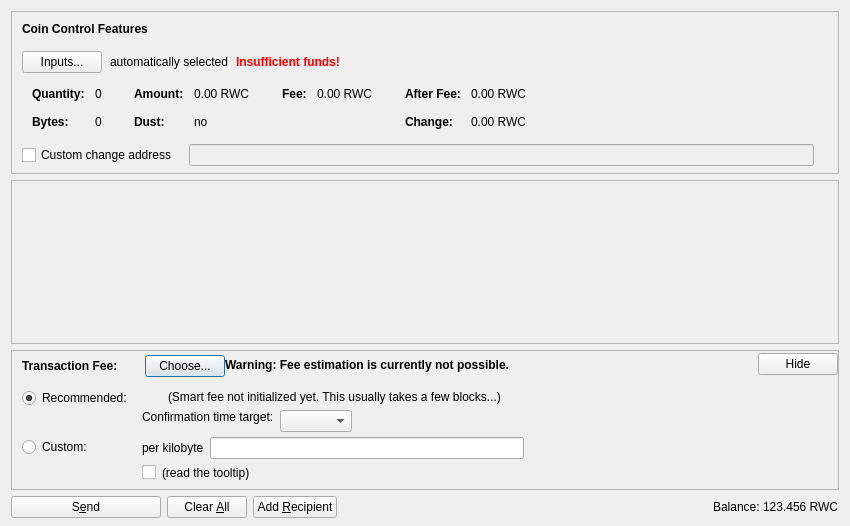
<?xml version="1.0" encoding="UTF-8"?>
<ui version="4.0">
 <class>SendCoinsDialog</class>
 <widget class="QDialog" name="SendCoinsDialog">
  <property name="geometry">
   <rect>
    <x>0</x>
    <y>0</y>
    <width>850</width>
    <height>526</height>
   </rect>
  </property>
  <property name="windowTitle">
   <string>Send Coins</string>
  </property>
  <layout class="QVBoxLayout" name="verticalLayout" stretch="0,1,0,0">
   <property name="bottomMargin">
    <number>8</number>
   </property>
   <item>
    <widget class="QFrame" name="frameCoinControl">
     <property name="sizePolicy">
      <sizepolicy hsizetype="Expanding" vsizetype="Expanding">
       <horstretch>0</horstretch>
       <verstretch>0</verstretch>
      </sizepolicy>
     </property>
     <property name="maximumSize">
      <size>
       <width>16777215</width>
       <height>16777215</height>
      </size>
     </property>
     <property name="frameShape">
      <enum>QFrame::StyledPanel</enum>
     </property>
     <property name="frameShadow">
      <enum>QFrame::Sunken</enum>
     </property>
     <layout class="QVBoxLayout" name="verticalLayoutCoinControl2">
      <property name="spacing">
       <number>0</number>
      </property>
      <property name="leftMargin">
       <number>0</number>
      </property>
      <property name="topMargin">
       <number>0</number>
      </property>
      <property name="rightMargin">
       <number>0</number>
      </property>
      <property name="bottomMargin">
       <number>6</number>
      </property>
      <item>
       <layout class="QVBoxLayout" name="verticalLayoutCoinControl" stretch="0,0,0,0,1">
        <property name="spacing">
         <number>0</number>
        </property>
        <property name="leftMargin">
         <number>10</number>
        </property>
        <property name="topMargin">
         <number>10</number>
        </property>
        <item>
         <layout class="QHBoxLayout" name="horizontalLayoutCoinControl1">
          <property name="bottomMargin">
           <number>15</number>
          </property>
          <item>
           <widget class="QLabel" name="labelCoinControlFeatures">
            <property name="sizePolicy">
             <sizepolicy hsizetype="Preferred" vsizetype="Maximum">
              <horstretch>0</horstretch>
              <verstretch>0</verstretch>
             </sizepolicy>
            </property>
            <property name="font">
             <font>
              <weight>75</weight>
              <bold>true</bold>
             </font>
            </property>
            <property name="styleSheet">
             <string notr="true">font-weight:bold;</string>
            </property>
            <property name="text">
             <string>Coin Control Features</string>
            </property>
           </widget>
          </item>
         </layout>
        </item>
        <item>
         <layout class="QHBoxLayout" name="horizontalLayoutCoinControl2" stretch="0,0,0,0">
          <property name="spacing">
           <number>8</number>
          </property>
          <property name="bottomMargin">
           <number>10</number>
          </property>
          <item>
           <widget class="QPushButton" name="pushButtonCoinControl">
            <property name="styleSheet">
             <string notr="true"/>
            </property>
            <property name="text">
             <string>Inputs...</string>
            </property>
            <property name="autoDefault">
             <bool>false</bool>
            </property>
           </widget>
          </item>
          <item>
           <widget class="QLabel" name="labelCoinControlAutomaticallySelected">
            <property name="text">
             <string>automatically selected</string>
            </property>
            <property name="margin">
             <number>5</number>
            </property>
           </widget>
          </item>
          <item>
           <widget class="QLabel" name="labelCoinControlInsuffFunds">
            <property name="font">
             <font>
              <weight>75</weight>
              <bold>true</bold>
             </font>
            </property>
            <property name="styleSheet">
             <string notr="true">color:red;font-weight:bold;</string>
            </property>
            <property name="text">
             <string>Insufficient funds!</string>
            </property>
            <property name="margin">
             <number>5</number>
            </property>
           </widget>
          </item>
          <item>
           <spacer name="horizontalSpacerCoinControl">
            <property name="orientation">
             <enum>Qt::Horizontal</enum>
            </property>
            <property name="sizeHint" stdset="0">
             <size>
              <width>40</width>
              <height>1</height>
             </size>
            </property>
           </spacer>
          </item>
         </layout>
        </item>
        <item>
         <widget class="QWidget" name="widgetCoinControl" native="true">
          <property name="sizePolicy">
           <sizepolicy hsizetype="Preferred" vsizetype="Preferred">
            <horstretch>0</horstretch>
            <verstretch>0</verstretch>
           </sizepolicy>
          </property>
          <property name="minimumSize">
           <size>
            <width>0</width>
            <height>0</height>
           </size>
          </property>
          <property name="styleSheet">
           <string notr="true"/>
          </property>
          <layout class="QHBoxLayout" name="horizontalLayoutCoinControl5">
           <property name="leftMargin">
            <number>0</number>
           </property>
           <property name="topMargin">
            <number>0</number>
           </property>
           <property name="rightMargin">
            <number>0</number>
           </property>
           <property name="bottomMargin">
            <number>0</number>
           </property>
           <item>
            <layout class="QHBoxLayout" name="horizontalLayoutCoinControl3" stretch="0,0,0,1">
             <property name="spacing">
              <number>20</number>
             </property>
             <property name="topMargin">
              <number>0</number>
             </property>
             <property name="bottomMargin">
              <number>10</number>
             </property>
             <item>
              <layout class="QFormLayout" name="formLayoutCoinControl1">
               <property name="horizontalSpacing">
                <number>10</number>
               </property>
               <property name="verticalSpacing">
                <number>14</number>
               </property>
               <property name="leftMargin">
                <number>10</number>
               </property>
               <property name="topMargin">
                <number>4</number>
               </property>
               <property name="rightMargin">
                <number>6</number>
               </property>
               <item row="0" column="0">
                <widget class="QLabel" name="labelCoinControlQuantityText">
                 <property name="font">
                  <font>
                   <weight>75</weight>
                   <bold>true</bold>
                  </font>
                 </property>
                 <property name="text">
                  <string>Quantity:</string>
                 </property>
                 <property name="margin">
                  <number>0</number>
                 </property>
                </widget>
               </item>
               <item row="0" column="1">
                <widget class="QLabel" name="labelCoinControlQuantity">
                 <property name="cursor">
                  <cursorShape>IBeamCursor</cursorShape>
                 </property>
                 <property name="contextMenuPolicy">
                  <enum>Qt::ActionsContextMenu</enum>
                 </property>
                 <property name="text">
                  <string notr="true">0</string>
                 </property>
                 <property name="margin">
                  <number>0</number>
                 </property>
                 <property name="textInteractionFlags">
                  <set>Qt::LinksAccessibleByMouse|Qt::TextSelectableByKeyboard|Qt::TextSelectableByMouse</set>
                 </property>
                </widget>
               </item>
               <item row="1" column="0">
                <widget class="QLabel" name="labelCoinControlBytesText">
                 <property name="font">
                  <font>
                   <weight>75</weight>
                   <bold>true</bold>
                  </font>
                 </property>
                 <property name="text">
                  <string>Bytes:</string>
                 </property>
                </widget>
               </item>
               <item row="1" column="1">
                <widget class="QLabel" name="labelCoinControlBytes">
                 <property name="cursor">
                  <cursorShape>IBeamCursor</cursorShape>
                 </property>
                 <property name="contextMenuPolicy">
                  <enum>Qt::ActionsContextMenu</enum>
                 </property>
                 <property name="text">
                  <string notr="true">0</string>
                 </property>
                 <property name="textInteractionFlags">
                  <set>Qt::LinksAccessibleByMouse|Qt::TextSelectableByKeyboard|Qt::TextSelectableByMouse</set>
                 </property>
                </widget>
               </item>
              </layout>
             </item>
             <item>
              <layout class="QFormLayout" name="formLayoutCoinControl2">
               <property name="horizontalSpacing">
                <number>10</number>
               </property>
               <property name="verticalSpacing">
                <number>14</number>
               </property>
               <property name="leftMargin">
                <number>6</number>
               </property>
               <property name="topMargin">
                <number>4</number>
               </property>
               <property name="rightMargin">
                <number>6</number>
               </property>
               <item row="0" column="0">
                <widget class="QLabel" name="labelCoinControlAmountText">
                 <property name="font">
                  <font>
                   <weight>75</weight>
                   <bold>true</bold>
                  </font>
                 </property>
                 <property name="text">
                  <string>Amount:</string>
                 </property>
                 <property name="margin">
                  <number>0</number>
                 </property>
                </widget>
               </item>
               <item row="0" column="1">
                <widget class="QLabel" name="labelCoinControlAmount">
                 <property name="cursor">
                  <cursorShape>IBeamCursor</cursorShape>
                 </property>
                 <property name="contextMenuPolicy">
                  <enum>Qt::ActionsContextMenu</enum>
                 </property>
                 <property name="text">
                  <string notr="true">0.00 RWC</string>
                 </property>
                 <property name="textInteractionFlags">
                  <set>Qt::LinksAccessibleByMouse|Qt::TextSelectableByKeyboard|Qt::TextSelectableByMouse</set>
                 </property>
                </widget>
               </item>
               <item row="1" column="0">
                <widget class="QLabel" name="labelCoinControlLowOutputText">
                 <property name="font">
                  <font>
                   <weight>75</weight>
                   <bold>true</bold>
                  </font>
                 </property>
                 <property name="text">
                  <string>Dust:</string>
                 </property>
                </widget>
               </item>
               <item row="1" column="1">
                <widget class="QLabel" name="labelCoinControlLowOutput">
                 <property name="cursor">
                  <cursorShape>IBeamCursor</cursorShape>
                 </property>
                 <property name="contextMenuPolicy">
                  <enum>Qt::ActionsContextMenu</enum>
                 </property>
                 <property name="text">
                  <string notr="true">no</string>
                 </property>
                 <property name="textInteractionFlags">
                  <set>Qt::LinksAccessibleByMouse|Qt::TextSelectableByKeyboard|Qt::TextSelectableByMouse</set>
                 </property>
                </widget>
               </item>
              </layout>
             </item>
             <item>
              <layout class="QFormLayout" name="formLayoutCoinControl3">
               <property name="horizontalSpacing">
                <number>10</number>
               </property>
               <property name="verticalSpacing">
                <number>14</number>
               </property>
               <property name="leftMargin">
                <number>6</number>
               </property>
               <property name="topMargin">
                <number>4</number>
               </property>
               <property name="rightMargin">
                <number>6</number>
               </property>
               <item row="0" column="0">
                <widget class="QLabel" name="labelCoinControlFeeText">
                 <property name="font">
                  <font>
                   <weight>75</weight>
                   <bold>true</bold>
                  </font>
                 </property>
                 <property name="text">
                  <string>Fee:</string>
                 </property>
                 <property name="margin">
                  <number>0</number>
                 </property>
                </widget>
               </item>
               <item row="0" column="1">
                <widget class="QLabel" name="labelCoinControlFee">
                 <property name="cursor">
                  <cursorShape>IBeamCursor</cursorShape>
                 </property>
                 <property name="contextMenuPolicy">
                  <enum>Qt::ActionsContextMenu</enum>
                 </property>
                 <property name="text">
                  <string notr="true">0.00 RWC</string>
                 </property>
                 <property name="textInteractionFlags">
                  <set>Qt::LinksAccessibleByMouse|Qt::TextSelectableByKeyboard|Qt::TextSelectableByMouse</set>
                 </property>
                </widget>
               </item>
              </layout>
             </item>
             <item>
              <layout class="QFormLayout" name="formLayoutCoinControl4">
               <property name="horizontalSpacing">
                <number>10</number>
               </property>
               <property name="verticalSpacing">
                <number>14</number>
               </property>
               <property name="leftMargin">
                <number>6</number>
               </property>
               <property name="topMargin">
                <number>4</number>
               </property>
               <property name="rightMargin">
                <number>6</number>
               </property>
               <item row="0" column="0">
                <widget class="QLabel" name="labelCoinControlAfterFeeText">
                 <property name="font">
                  <font>
                   <weight>75</weight>
                   <bold>true</bold>
                  </font>
                 </property>
                 <property name="text">
                  <string>After Fee:</string>
                 </property>
                 <property name="margin">
                  <number>0</number>
                 </property>
                </widget>
               </item>
               <item row="0" column="1">
                <widget class="QLabel" name="labelCoinControlAfterFee">
                 <property name="cursor">
                  <cursorShape>IBeamCursor</cursorShape>
                 </property>
                 <property name="contextMenuPolicy">
                  <enum>Qt::ActionsContextMenu</enum>
                 </property>
                 <property name="text">
                  <string notr="true">0.00 RWC</string>
                 </property>
                 <property name="textInteractionFlags">
                  <set>Qt::LinksAccessibleByMouse|Qt::TextSelectableByKeyboard|Qt::TextSelectableByMouse</set>
                 </property>
                </widget>
               </item>
               <item row="1" column="0">
                <widget class="QLabel" name="labelCoinControlChangeText">
                 <property name="font">
                  <font>
                   <weight>75</weight>
                   <bold>true</bold>
                  </font>
                 </property>
                 <property name="text">
                  <string>Change:</string>
                 </property>
                </widget>
               </item>
               <item row="1" column="1">
                <widget class="QLabel" name="labelCoinControlChange">
                 <property name="cursor">
                  <cursorShape>IBeamCursor</cursorShape>
                 </property>
                 <property name="contextMenuPolicy">
                  <enum>Qt::ActionsContextMenu</enum>
                 </property>
                 <property name="text">
                  <string notr="true">0.00 RWC</string>
                 </property>
                 <property name="textInteractionFlags">
                  <set>Qt::LinksAccessibleByMouse|Qt::TextSelectableByKeyboard|Qt::TextSelectableByMouse</set>
                 </property>
                </widget>
               </item>
              </layout>
             </item>
            </layout>
           </item>
          </layout>
         </widget>
        </item>
        <item>
         <layout class="QHBoxLayout" name="horizontalLayoutCoinControl4" stretch="0,0,0">
          <property name="spacing">
           <number>12</number>
          </property>
          <property name="sizeConstraint">
           <enum>QLayout::SetDefaultConstraint</enum>
          </property>
          <property name="topMargin">
           <number>5</number>
          </property>
          <property name="rightMargin">
           <number>5</number>
          </property>
          <item>
           <widget class="QCheckBox" name="checkBoxCoinControlChange">
            <property name="toolTip">
             <string>If this is activated, but the change address is empty or invalid, change will be sent to a newly generated address.</string>
            </property>
            <property name="text">
             <string>Custom change address</string>
            </property>
           </widget>
          </item>
          <item>
           <widget class="QValidatedLineEdit" name="lineEditCoinControlChange">
            <property name="enabled">
             <bool>false</bool>
            </property>
            <property name="sizePolicy">
             <sizepolicy hsizetype="Expanding" vsizetype="Fixed">
              <horstretch>0</horstretch>
              <verstretch>0</verstretch>
             </sizepolicy>
            </property>
           </widget>
          </item>
          <item>
           <widget class="QLabel" name="labelCoinControlChangeLabel">
            <property name="sizePolicy">
             <sizepolicy hsizetype="Preferred" vsizetype="Expanding">
              <horstretch>0</horstretch>
              <verstretch>0</verstretch>
             </sizepolicy>
            </property>
            <property name="minimumSize">
             <size>
              <width>0</width>
              <height>0</height>
             </size>
            </property>
            <property name="text">
             <string/>
            </property>
            <property name="margin">
             <number>3</number>
            </property>
           </widget>
          </item>
         </layout>
        </item>
        <item>
         <spacer name="verticalSpacerCoinControl">
          <property name="orientation">
           <enum>Qt::Vertical</enum>
          </property>
          <property name="sizeHint" stdset="0">
           <size>
            <width>800</width>
            <height>1</height>
           </size>
          </property>
         </spacer>
        </item>
       </layout>
      </item>
     </layout>
    </widget>
   </item>
   <item>
    <widget class="QScrollArea" name="scrollArea">
     <property name="widgetResizable">
      <bool>true</bool>
     </property>
     <widget class="QWidget" name="scrollAreaWidgetContents">
      <property name="geometry">
       <rect>
        <x>0</x>
        <y>0</y>
        <width>830</width>
        <height>104</height>
       </rect>
      </property>
      <layout class="QVBoxLayout" name="verticalLayout_2" stretch="0,1">
       <property name="leftMargin">
        <number>0</number>
       </property>
       <property name="topMargin">
        <number>0</number>
       </property>
       <property name="rightMargin">
        <number>0</number>
       </property>
       <property name="bottomMargin">
        <number>0</number>
       </property>
       <item>
        <layout class="QVBoxLayout" name="entries">
         <property name="spacing">
          <number>6</number>
         </property>
        </layout>
       </item>
       <item>
        <spacer name="verticalSpacer">
         <property name="orientation">
          <enum>Qt::Vertical</enum>
         </property>
         <property name="sizeHint" stdset="0">
          <size>
           <width>20</width>
           <height>40</height>
          </size>
         </property>
        </spacer>
       </item>
      </layout>
     </widget>
    </widget>
   </item>
   <item>
    <widget class="QFrame" name="frameFee">
     <property name="sizePolicy">
      <sizepolicy hsizetype="Expanding" vsizetype="Expanding">
       <horstretch>0</horstretch>
       <verstretch>0</verstretch>
      </sizepolicy>
     </property>
     <property name="maximumSize">
      <size>
       <width>16777215</width>
       <height>16777215</height>
      </size>
     </property>
     <property name="frameShape">
      <enum>QFrame::StyledPanel</enum>
     </property>
     <property name="frameShadow">
      <enum>QFrame::Sunken</enum>
     </property>
     <layout class="QVBoxLayout" name="verticalLayoutFee1">
      <property name="spacing">
       <number>0</number>
      </property>
      <property name="leftMargin">
       <number>0</number>
      </property>
      <property name="topMargin">
       <number>0</number>
      </property>
      <property name="rightMargin">
       <number>0</number>
      </property>
      <property name="bottomMargin">
       <number>0</number>
      </property>
      <item>
       <layout class="QVBoxLayout" name="verticalLayoutFee2" stretch="0,0,0">
        <property name="spacing">
         <number>0</number>
        </property>
        <property name="leftMargin">
         <number>10</number>
        </property>
        <property name="topMargin">
         <number>0</number>
        </property>
        <item>
         <layout class="QHBoxLayout" name="horizontalLayoutFee1">
          <property name="bottomMargin">
           <number>0</number>
          </property>
          <item>
           <layout class="QVBoxLayout" name="verticalLayoutFee7">
            <property name="spacing">
             <number>0</number>
            </property>
            <item>
             <spacer name="verticalSpacerSmartFee">
              <property name="orientation">
               <enum>Qt::Vertical</enum>
              </property>
              <property name="sizeType">
               <enum>QSizePolicy::Fixed</enum>
              </property>
              <property name="sizeHint" stdset="0">
               <size>
                <width>1</width>
                <height>4</height>
               </size>
              </property>
             </spacer>
            </item>
            <item>
             <layout class="QHBoxLayout" name="horizontalLayoutSmartFee">
              <property name="spacing">
               <number>10</number>
              </property>
              <item>
               <widget class="QLabel" name="labelFeeHeadline">
                <property name="sizePolicy">
                 <sizepolicy hsizetype="Preferred" vsizetype="Maximum">
                  <horstretch>0</horstretch>
                  <verstretch>0</verstretch>
                 </sizepolicy>
                </property>
                <property name="font">
                 <font>
                  <weight>75</weight>
                  <bold>true</bold>
                 </font>
                </property>
                <property name="styleSheet">
                 <string notr="true">font-weight:bold;</string>
                </property>
                <property name="text">
                 <string>Transaction Fee:</string>
                </property>
               </widget>
              </item>
              <item>
               <widget class="QLabel" name="labelFeeMinimized">
                <property name="text">
                 <string/>
                </property>
               </widget>
              </item>
              <item>
               <widget class="QPushButton" name="buttonChooseFee">
                <property name="text">
                 <string>Choose...</string>
                </property>
               </widget>
              </item>
             </layout>
            </item>
            <item>
             <spacer name="verticalSpacer_5">
              <property name="orientation">
               <enum>Qt::Vertical</enum>
              </property>
              <property name="sizeHint" stdset="0">
               <size>
                <width>1</width>
                <height>1</height>
               </size>
              </property>
             </spacer>
            </item>
           </layout>
          </item>
          <item>
           <widget class="QLabel" name="fallbackFeeWarningLabel">
            <property name="toolTip">
             <string>Using the fallbackfee can result in sending a transaction that will take several hours or days (or never) to confirm. Consider choosing your fee manually or wait until you have validated the complete chain.</string>
            </property>
            <property name="font">
            <font>
                <weight>75</weight>
                <bold>true</bold>
            </font>
            </property>
            <property name="text">
             <string>Warning: Fee estimation is currently not possible.</string>
            </property>
            <property name="wordWrap">
             <bool>false</bool>
            </property>
           </widget>
          </item>
          <item>
           <spacer name="horizontalSpacer_4">
            <property name="orientation">
             <enum>Qt::Horizontal</enum>
            </property>
            <property name="sizeType">
             <enum>QSizePolicy::MinimumExpanding</enum>
            </property>
            <property name="sizeHint" stdset="0">
             <size>
              <width>40</width>
              <height>20</height>
             </size>
            </property>
           </spacer>
          </item>
          <item>
           <widget class="QPushButton" name="buttonMinimizeFee">
            <property name="toolTip">
             <string>collapse fee-settings</string>
            </property>
            <property name="text">
             <string>Hide</string>
            </property>
           </widget>
          </item>
         </layout>
        </item>
        <item>
         <widget class="QFrame" name="frameFeeSelection">
          <layout class="QVBoxLayout" name="verticalLayoutFee12">
           <property name="spacing">
            <number>0</number>
           </property>
           <property name="leftMargin">
            <number>0</number>
           </property>
           <property name="topMargin">
            <number>0</number>
           </property>
           <property name="rightMargin">
            <number>0</number>
           </property>
           <property name="bottomMargin">
            <number>0</number>
           </property>
           <item>
            <layout class="QGridLayout" name="gridLayoutFee">
             <property name="topMargin">
              <number>10</number>
             </property>
             <property name="bottomMargin">
              <number>4</number>
             </property>
             <property name="horizontalSpacing">
              <number>10</number>
             </property>
             <property name="verticalSpacing">
              <number>4</number>
             </property>
             <item row="1" column="1">
              <layout class="QVBoxLayout" name="verticalLayoutFee8">
               <property name="spacing">
                <number>6</number>
               </property>
               <item>
                <layout class="QHBoxLayout" name="horizontalLayoutFee13">
                 <item>
                  <widget class="QLabel" name="labelCustomPerKilobyte">
                   <property name="toolTip">
                    <string>If the custom fee is set to 1000 satoshis and the transaction is only 250 bytes, then &quot;per kilobyte&quot; only pays 250 satoshis in fee, while &quot;total at least&quot; pays 1000 satoshis. For transactions bigger than a kilobyte both pay by kilobyte.</string>
                   </property>
                   <property name="text">
                    <string>per kilobyte</string>
                   </property>
                  </widget>
                 </item>
                 <item>
                  <widget class="BitcoinAmountField" name="customFee"/>
                 </item>
                 <item>
                  <spacer name="horizontalSpacer_6">
                   <property name="orientation">
                    <enum>Qt::Horizontal</enum>
                   </property>
                   <property name="sizeHint" stdset="0">
                    <size>
                     <width>1</width>
                     <height>1</height>
                    </size>
                   </property>
                  </spacer>
                 </item>
                </layout>
               </item>
               <item>
                <layout class="QHBoxLayout" name="horizontalLayoutFee8">
                 <item>
                  <widget class="QCheckBox" name="checkBoxMinimumFee">
                   <property name="toolTip">
                    <string>Paying only the minimum fee is just fine as long as there is less transaction volume than space in the blocks. But be aware that this can end up in a never confirming transaction once there is more demand for runwaycoin transactions than the network can process.</string>
                   </property>
                   <property name="text">
                    <string/>
                   </property>
                  </widget>
                 </item>
                 <item>
                  <widget class="QLabel" name="labelMinFeeWarning">
                   <property name="enabled">
                    <bool>true</bool>
                   </property>
                   <property name="toolTip">
                    <string>Paying only the minimum fee is just fine as long as there is less transaction volume than space in the blocks. But be aware that this can end up in a never confirming transaction once there is more demand for runwaycoin transactions than the network can process.</string>
                   </property>
                   <property name="text">
                    <string>(read the tooltip)</string>
                   </property>
                   <property name="margin">
                    <number>5</number>
                   </property>
                  </widget>
                 </item>
                 <item>
                  <spacer name="horizontalSpacer_2">
                   <property name="orientation">
                    <enum>Qt::Horizontal</enum>
                   </property>
                   <property name="sizeHint" stdset="0">
                    <size>
                     <width>1</width>
                     <height>1</height>
                    </size>
                   </property>
                  </spacer>
                 </item>
                </layout>
               </item>
              </layout>
             </item>
             <item row="0" column="0">
              <layout class="QVBoxLayout" name="verticalLayoutFee4" stretch="0,1">
               <item>
                <widget class="QRadioButton" name="radioSmartFee">
                 <property name="text">
                  <string>Recommended:</string>
                 </property>
                 <property name="checked">
                  <bool>true</bool>
                 </property>
                 <attribute name="buttonGroup">
                  <string notr="true">groupFee</string>
                 </attribute>
                </widget>
               </item>
               <item>
                <spacer name="verticalSpacer_2">
                 <property name="orientation">
                  <enum>Qt::Vertical</enum>
                 </property>
                 <property name="sizeHint" stdset="0">
                  <size>
                   <width>1</width>
                   <height>1</height>
                  </size>
                 </property>
                </spacer>
               </item>
              </layout>
             </item>
             <item row="1" column="0">
              <layout class="QVBoxLayout" name="verticalLayoutFee9" stretch="0,1">
               <item>
                <widget class="QRadioButton" name="radioCustomFee">
                 <property name="text">
                  <string>Custom:</string>
                 </property>
                 <attribute name="buttonGroup">
                  <string notr="true">groupFee</string>
                 </attribute>
                </widget>
               </item>
               <item>
                <spacer name="verticalSpacer_6">
                 <property name="orientation">
                  <enum>Qt::Vertical</enum>
                 </property>
                 <property name="sizeHint" stdset="0">
                  <size>
                   <width>1</width>
                   <height>1</height>
                  </size>
                 </property>
                </spacer>
               </item>
              </layout>
             </item>
             <item row="0" column="1">
              <layout class="QVBoxLayout" name="verticalLayoutFee3" stretch="0,0,1">
               <property name="spacing">
                <number>6</number>
               </property>
               <property name="topMargin">
                <number>2</number>
               </property>
               <item>
                <layout class="QHBoxLayout" name="horizontalLayoutFee12">
                 <item>
                  <widget class="QLabel" name="labelSmartFee">
                   <property name="text">
                    <string/>
                   </property>
                   <property name="margin">
                    <number>2</number>
                   </property>
                  </widget>
                 </item>
                 <item>
                  <widget class="QLabel" name="labelFeeEstimation">
                   <property name="text">
                    <string/>
                   </property>
                  </widget>
                 </item>
                 <item>
                  <widget class="QLabel" name="labelSmartFee2">
                   <property name="text">
                    <string>(Smart fee not initialized yet. This usually takes a few blocks...)</string>
                   </property>
                   <property name="margin">
                    <number>2</number>
                   </property>
                  </widget>
                 </item>
                 <item>
                  <spacer name="horizontalSpacer_5">
                   <property name="orientation">
                    <enum>Qt::Horizontal</enum>
                   </property>
                   <property name="sizeHint" stdset="0">
                    <size>
                     <width>1</width>
                     <height>1</height>
                    </size>
                   </property>
                  </spacer>
                 </item>
                </layout>
               </item>
               <item>
                <layout class="QHBoxLayout" name="horizontalLayoutFee9">
                 <item>
                  <layout class="QVBoxLayout" name="verticalLayoutFee6">
                   <item>
                    <widget class="QLabel" name="labelSmartFee3">
                     <property name="text">
                      <string>Confirmation time target:</string>
                     </property>
                     <property name="margin">
                      <number>2</number>
                     </property>
                    </widget>
                   </item>
                   <item>
                    <spacer name="verticalSpacer_3">
                     <property name="orientation">
                      <enum>Qt::Vertical</enum>
                     </property>
                     <property name="sizeHint" stdset="0">
                      <size>
                       <width>1</width>
                       <height>1</height>
                      </size>
                     </property>
                    </spacer>
                   </item>
                  </layout>
                 </item>
                 <item>
                  <layout class="QVBoxLayout" name="verticalLayoutFee5">
                   <property name="rightMargin">
                    <number>30</number>
                   </property>
                   <item>
                    <layout class="QHBoxLayout" name="horizontalLayoutConfTarget">
                     <property name="bottomMargin">
                      <number>0</number>
                     </property>
                     <item>
                      <widget class="QComboBox" name="confTargetSelector"/>
                     </item>
                     <item>
                      <spacer name="horizontalSpacerConfTarget">
                       <property name="orientation">
                        <enum>Qt::Horizontal</enum>
                       </property>
                       <property name="sizeHint" stdset="0">
                        <size>
                         <width>40</width>
                         <height>20</height>
                        </size>
                       </property>
                      </spacer>
                     </item>
                    </layout>
                   </item>
                  </layout>
                 </item>
                </layout>
               </item>
               <item>
                <spacer name="verticalSpacer_4">
                 <property name="orientation">
                  <enum>Qt::Vertical</enum>
                 </property>
                 <property name="sizeHint" stdset="0">
                  <size>
                   <width>1</width>
                   <height>1</height>
                  </size>
                 </property>
                </spacer>
               </item>
              </layout>
             </item>
            </layout>
           </item>
          </layout>
         </widget>
        </item>
        <item>
         <spacer name="verticalSpacerFee">
          <property name="orientation">
           <enum>Qt::Vertical</enum>
          </property>
          <property name="sizeHint" stdset="0">
           <size>
            <width>40</width>
            <height>5</height>
           </size>
          </property>
         </spacer>
        </item>
       </layout>
      </item>
     </layout>
    </widget>
   </item>
   <item>
    <layout class="QHBoxLayout" name="horizontalLayout">
     <item>
      <widget class="QPushButton" name="sendButton">
       <property name="minimumSize">
        <size>
         <width>150</width>
         <height>0</height>
        </size>
       </property>
       <property name="toolTip">
        <string>Confirm the send action</string>
       </property>
       <property name="text">
        <string>S&amp;end</string>
       </property>
       <property name="icon">
        <iconset resource="../bitcoin.qrc">
         <normaloff>:/icons/send</normaloff>:/icons/send</iconset>
       </property>
       <property name="autoDefault">
        <bool>false</bool>
       </property>
       <property name="default">
        <bool>false</bool>
       </property>
      </widget>
     </item>
     <item>
      <widget class="QPushButton" name="clearButton">
       <property name="sizePolicy">
        <sizepolicy hsizetype="Minimum" vsizetype="Fixed">
         <horstretch>0</horstretch>
         <verstretch>0</verstretch>
        </sizepolicy>
       </property>
       <property name="toolTip">
        <string>Clear all fields of the form.</string>
       </property>
       <property name="text">
        <string>Clear &amp;All</string>
       </property>
       <property name="icon">
        <iconset resource="../bitcoin.qrc">
         <normaloff>:/icons/remove</normaloff>:/icons/remove</iconset>
       </property>
       <property name="autoDefault">
        <bool>false</bool>
       </property>
      </widget>
     </item>
     <item>
      <widget class="QPushButton" name="addButton">
       <property name="toolTip">
        <string>Send to multiple recipients at once</string>
       </property>
       <property name="text">
        <string>Add &amp;Recipient</string>
       </property>
       <property name="icon">
        <iconset resource="../bitcoin.qrc">
         <normaloff>:/icons/add</normaloff>:/icons/add</iconset>
       </property>
       <property name="autoDefault">
        <bool>false</bool>
       </property>
      </widget>
     </item>
     <item>
      <spacer name="horizontalSpacer">
       <property name="orientation">
        <enum>Qt::Horizontal</enum>
       </property>
       <property name="sizeHint" stdset="0">
        <size>
         <width>40</width>
         <height>20</height>
        </size>
       </property>
      </spacer>
     </item>
     <item>
      <layout class="QHBoxLayout" name="horizontalLayout_2">
       <property name="spacing">
        <number>3</number>
       </property>
       <item>
        <widget class="QLabel" name="label">
         <property name="sizePolicy">
          <sizepolicy hsizetype="Preferred" vsizetype="Fixed">
           <horstretch>0</horstretch>
           <verstretch>0</verstretch>
          </sizepolicy>
         </property>
         <property name="text">
          <string>Balance:</string>
         </property>
        </widget>
       </item>
       <item>
        <widget class="QLabel" name="labelBalance">
         <property name="sizePolicy">
          <sizepolicy hsizetype="Preferred" vsizetype="Fixed">
           <horstretch>0</horstretch>
           <verstretch>0</verstretch>
          </sizepolicy>
         </property>
         <property name="cursor">
          <cursorShape>IBeamCursor</cursorShape>
         </property>
         <property name="text">
          <string notr="true">123.456 RWC</string>
         </property>
         <property name="textInteractionFlags">
          <set>Qt::LinksAccessibleByMouse|Qt::TextSelectableByKeyboard|Qt::TextSelectableByMouse</set>
         </property>
        </widget>
       </item>
      </layout>
     </item>
    </layout>
   </item>
  </layout>
 </widget>
 <customwidgets>
  <customwidget>
   <class>QValidatedLineEdit</class>
   <extends>QLineEdit</extends>
   <header>qvalidatedlineedit.h</header>
  </customwidget>
  <customwidget>
   <class>BitcoinAmountField</class>
   <extends>QLineEdit</extends>
   <header>bitcoinamountfield.h</header>
   <container>1</container>
  </customwidget>
 </customwidgets>
 <resources>
  <include location="../bitcoin.qrc"/>
 </resources>
 <connections/>
 <buttongroups>
  <buttongroup name="groupFee"/>
 </buttongroups>
</ui>
